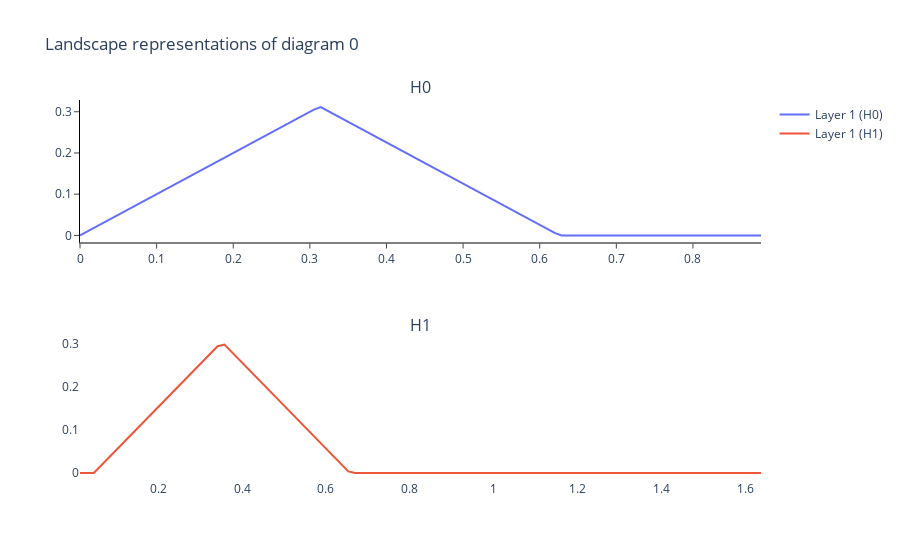

The notebook cell this image was saved under:
### Code cell
PL = PersistenceLandscape()
X_persistence_landscape = PL.fit_transform_plot(Xt)
